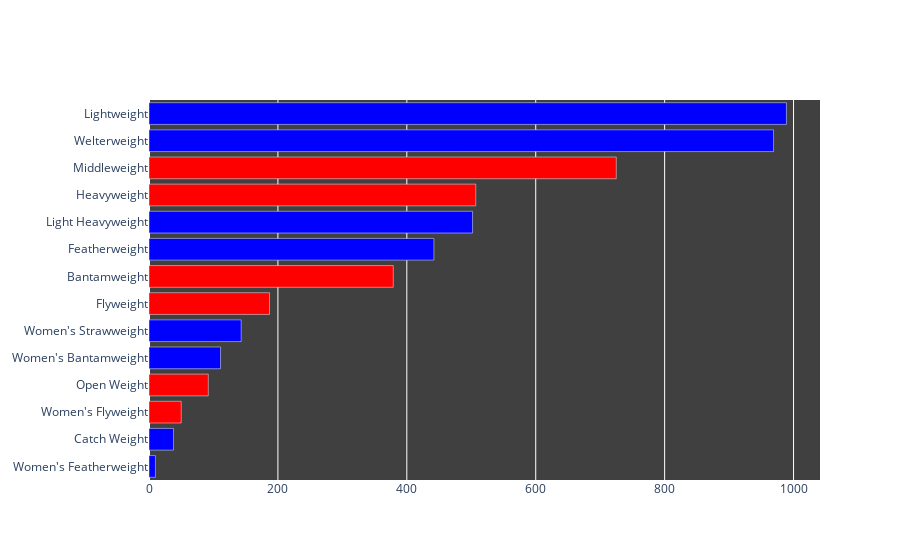

Here is the notebook cell this chart was saved with:
### Code cell
colors2 = ['blue','blue','red','red'] *14

fig5 = go.Figure(go.Bar(
            x=a1,
            y=b1, 
            marker_color=colors2,
            orientation='h',))
fig5.update_layout(title_text=' ',   plot_bgcolor='rgb(64, 64, 64)',)
fig5.show()

### Figure 1 — Plotly figure (JSON) as saved in the notebook; plotly's stock layout.template omitted (floating-point values rounded to 4 significant figures)
{"data": [{"marker": {"color": ["blue", "blue", "red", "red", "blue", "blue", "red", "red", "blue", "blue", "red", "red", "blue", "blue", "red", "red", "blue", "blue", "red", "red", "blue", "blue", "red", "red", "blue", "blue", "red", "red", "blue", "blue", "red", "red", "blue", "blue", "red", "red", "blue", "blue", "red", "red", "blue", "blue", "red", "red", "blue", "blue", "red", "red", "blue", "blue", "red", "red", "blue", "blue", "red", "red"]}, "orientation": "h", "type": "bar", "x": [10, 38, 50, 92, 111, 143, 187, 379, 442, 502, 507, 725, 969, 989], "y": ["Women's Featherweight", "Catch Weight", "Women's Flyweight", "Open Weight", "Women's Bantamweight", "Women's Strawweight", "Flyweight", "Bantamweight", "Featherweight", "Light Heavyweight", "Heavyweight", "Middleweight", "Welterweight", "Lightweight"]}], "layout": {"plot_bgcolor": "rgb(64, 64, 64)", "title": {"text": " "}}}
